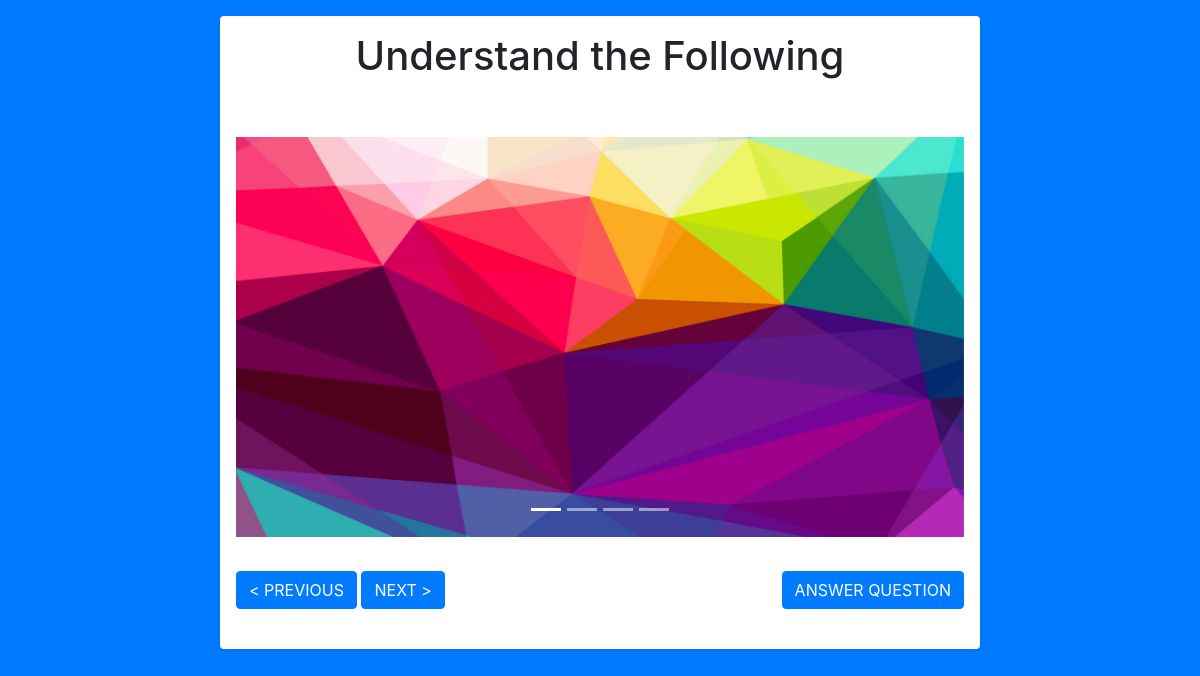
The app's page /children/lesson_display.php?id=6791659951595087505&type=IMAGE&lesson_id=1595087505 (signed in) with its own data.
### tables this page shows
CREATE TABLE `lessons` (
  `id` int(11) NOT NULL,
  `lesson_id` varchar(225) NOT NULL,
  `parent_id` varchar(222) NOT NULL,
  `lesson_type` varchar(20) NOT NULL,
  `lesson_description` text NOT NULL,
  `status` varchar(11) NOT NULL
);

CREATE TABLE `lesson_content` (
  `id` int(11) NOT NULL,
  `lesson_id` varchar(225) NOT NULL,
  `content` text NOT NULL,
  `status` varchar(11) NOT NULL,
  `timestamp_id` varchar(225) NOT NULL
);

### children/lesson_display.php (the view, shortened to what this page needs)
<?php
require "../includes/db.inc.php";
if (isset($_GET['type'])&&isset($_GET['id'])) {
    $id = $_GET['id'];
    $type  = $_GET['type'];
    $lesson_id =  $_GET['lesson_id'];
    $sql = "SELECT * FROM lesson_content WHERE lesson_id = '$id' ";
    $result = mysqli_query($conn,$sql);
    $sql2 = "SELECT lesson_description FROM lessons WHERE lesson_id = $lesson_id";
    $result2 = mysqli_query($conn,$sql2);
    while ($row  = mysqli_fetch_assoc($result2)) {
    	$instruction = $row['lesson_description'];
    }
    ?>
    <!DOCTYPE html>
    <html>
    <head>
    	<?php include '../includes/styles_js_importer.php'; ?>
    </head>
    <body class="bg-primary">
    <div class="container">
    	<?php
          if ($type == "TEXT") {
          	while ($row  = mysqli_fetch_assoc($result)) {
             $id = $row['id'];
             $timestamp_id = $row['timestamp_id'];
        	   $question_id = $row['lesson_id'];
        	   $content = $row['content'];
        	   ?>
        	   <div class="row">
        	   	<div class="col-md-2"></div>
        	   	<div class="col-md-8 shadow-sm p-3 mb-5 bg-white rounded">
        	   		<h1 class="text-center"><?php echo $instruction; ?></h1><br>
        	   		<h5 class="text-center"><?php echo $content;?></h5><br>
        	   	</div>
        	   	<div class="col-md-2"></div>
        	   </div><br><br>
        	   <?php
            }
          }
          elseif($type == "IMAGE"){
             ?>
               <div class="row">
          	   	<div class="col-md-2"></div>
          	 <div class="col-md-8 shadow-sm p-3 mb-5 bg-white rounded">
                    <h1 class="text-center"><?php echo $instruction; ?></h1><br>
                    <div class="videoembed">
                    <div id="demo" class="carousel slide" data-ride="carousel" data-interval="false">
                  <ul class="carousel-indicators id">
                    <?php
                       $i=0;
                       foreach ($result as $row) {
                        $active = '';
                        if($i == 0){
                             $active = 'active';
                        }
                    ?>
                      <li data-target="#demo" data-slide-to="<?php echo $i;?>" class="<?php echo $active;?>"></li>
                     <?php $i++;}?>
                    </ul>
                      <div class="carousel-inner">
                      <?php
                         $i=0;
                         foreach($result as $row){
                            $id = $row['id'];
                            $array[$i] = $id;
                            $active = '';
                            if($i == 0){
                               $active = 'active';
                            }
                      ?>
                        <div class="carousel-item <?= $active;?>">
                          <img src="../uploads/<?= $row['content'];?>" id="<?php echo $active; ?>" class="img-responsive" height="400" width="100%">
                        </div>
                       <?php $i++;}?>
                      </div>
                    </div>
                    </div><br>
                    <div class="button">
                        <button class="btn btn-primary" id="prevbtn"  data-value="[<?php echo implode(',', $array); ?>]" >  < PREVIOUS </button>
                        <button class="btn btn-primary" id="nextbtn"  data-value="[<?php echo implode(',', $array); ?>]" >  NEXT > </button>
                        <button onclick="myHide()" class="btn btn-primary left"> ANSWER QUESTION </button>
                    </div><br>
                </div>
          	   	<div class="col-md-2"></div>
          	   </div>
             <?php
          }
    	?>
    </div>
    </body>
    </html>
    <?php
}else{
	header("Location:questions.php");
	exit();
}
?>

### children/lesson_display.php (style rules this page uses)
body { padding-top: 1rem; }
.videoembed { position: relative; padding-bottom: 56.25%; padding-top: 25px; height: 0px; }
.left { float:right; }

### records on screen
lessons: lesson_description "Understand the Following"
lesson_content: content (picture)
